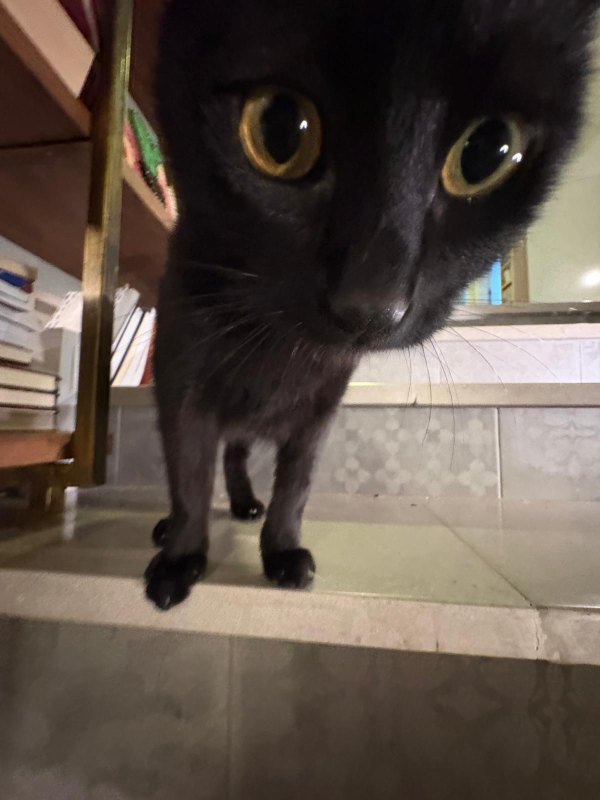
#> input picture 2026/2026_H1/image.png, 1200 x 1600 px (shown at 1/2 size)
$ python braille_debug.py image.png
#> lines starting #> are read from the running program, lines starting #| are printed output that depends on the picture; after the words box and inside, x2 and y2 are one past the last pixel; in counts of white or black regions, pixels touching at a corner belong together
import sys
from PIL import Image


def show_flattened_preview(image_path, target_width=28):
    """
    Resizes the image to the target width, converts to 1-bit black and white,
    and then scales it up for viewing on a monitor using Nearest Neighbor
    so the pixels remain sharp and blocky.
    """
#> called with image_path = 'image.png', target_width = 28
    try:
        img = Image.open(image_path)
#> img is the input picture: PIL image 1200x1600 RGB; mean R, G, B 93.3, 81.6, 72.2
    except Exception as e:
        print(f"Error opening image: {e}")
        return

    # Calculate height maintaining aspect ratio
    w_percent = target_width / float(img.size[0])
#> w_percent = 0.0233
    h_size = int((float(img.size[1]) * float(w_percent)))
#> h_size = 37

    # 1. Resize to the actual small size (e.g., 28 pixels wide)
    # Using LANCZOS for high quality downsampling
    img_small = img.resize((target_width, h_size), Image.Resampling.LANCZOS)
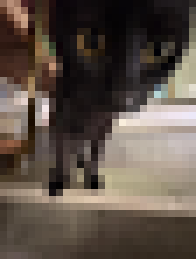
#> img_small: PIL image 28x37 RGB (shown 7 times larger); mean R, G, B 93.3, 81.5, 72.2

    # 2. Convert to 1-bit black and white (Dithering)
    # This is exactly what the Braille script sees.
    img_bw = img_small.convert("1")
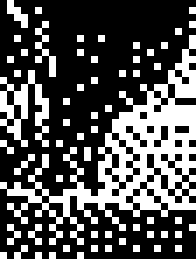
#> img_bw: PIL image 28x37 1 (shown 7 times larger); 32.3% white in thin lines or dots

    # 3. Scale up for display (Visualization only)
    # We define a display width (e.g., 600px) to make it visible on screen
    display_scale = 20
    display_width = target_width * display_scale
    display_height = h_size * display_scale
#> display_height = 740

    # Use NEAREST to keep the "pixelated" look
    img_preview = img_bw.resize((display_width, display_height), Image.Resampling.NEAREST)
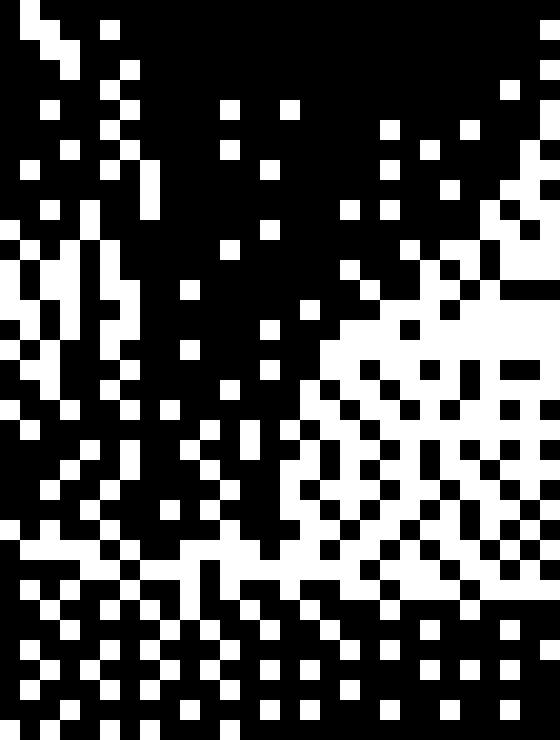
#> img_preview: PIL image 560x740 1; 32.3% white; 59 white regions, largest, box (x1, y1, x2, y2) and area: (0, 100, 560, 700) 89200, (0, 200, 140, 420) 13200, (100, 60, 160, 220) 3600

    print(f"Original size: {img.size}")
#| Original size: (1200, 1600)
    print(f"Processed size (internal): {target_width}x{h_size}")
#| Processed size (internal): 28x37
    print("Opening preview window...")

    img_preview.show()


if __name__ == "__main__":
    if len(sys.argv) < 2:
        print("Usage: python debug_view.py <path_to_image>")
    else:
        path = sys.argv[1]
        show_flattened_preview(path)

$ run again, on 2026/2026_H1/octopus.png
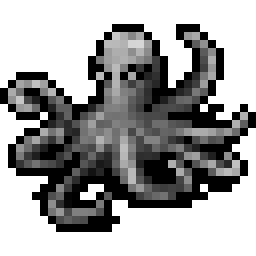
#> input picture 2026/2026_H1/octopus.png, 256 x 256 px
#> in show_flattened_preview, img is the input picture: PIL image 256x256 RGBA; mean R, G, B, A 64.2, 82.7, 66.5, 128.2
#> in show_flattened_preview, `img_small = img.resize((target_width, h_size), Image.Resampling.LANCZOS)`:
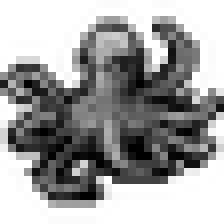
#> img_small: PIL image 28x28 RGBA (shown 8 times larger); mean R, G, B, A 36.1, 36.1, 36.1, 128.1; transparent parts drawn white
#> in show_flattened_preview, `img_bw = img_small.convert("1")`:
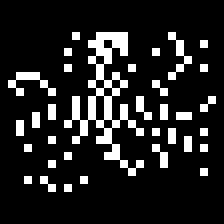
#> img_bw: PIL image 28x28 1 (shown 8 times larger); 13.5% white in thin lines or dots, all inside (x1, y1, x2, y2) = (1, 4, 27, 24)
#> img_preview: PIL image 560x560 1; 13.5% white; 33 white regions, largest, box (x1, y1, x2, y2) and area: (160, 80, 360, 440) 19600, (20, 180, 140, 240) 2800, (420, 80, 480, 200) 2400
#| Original size: (256, 256)
#| Processed size (internal): 28x28
